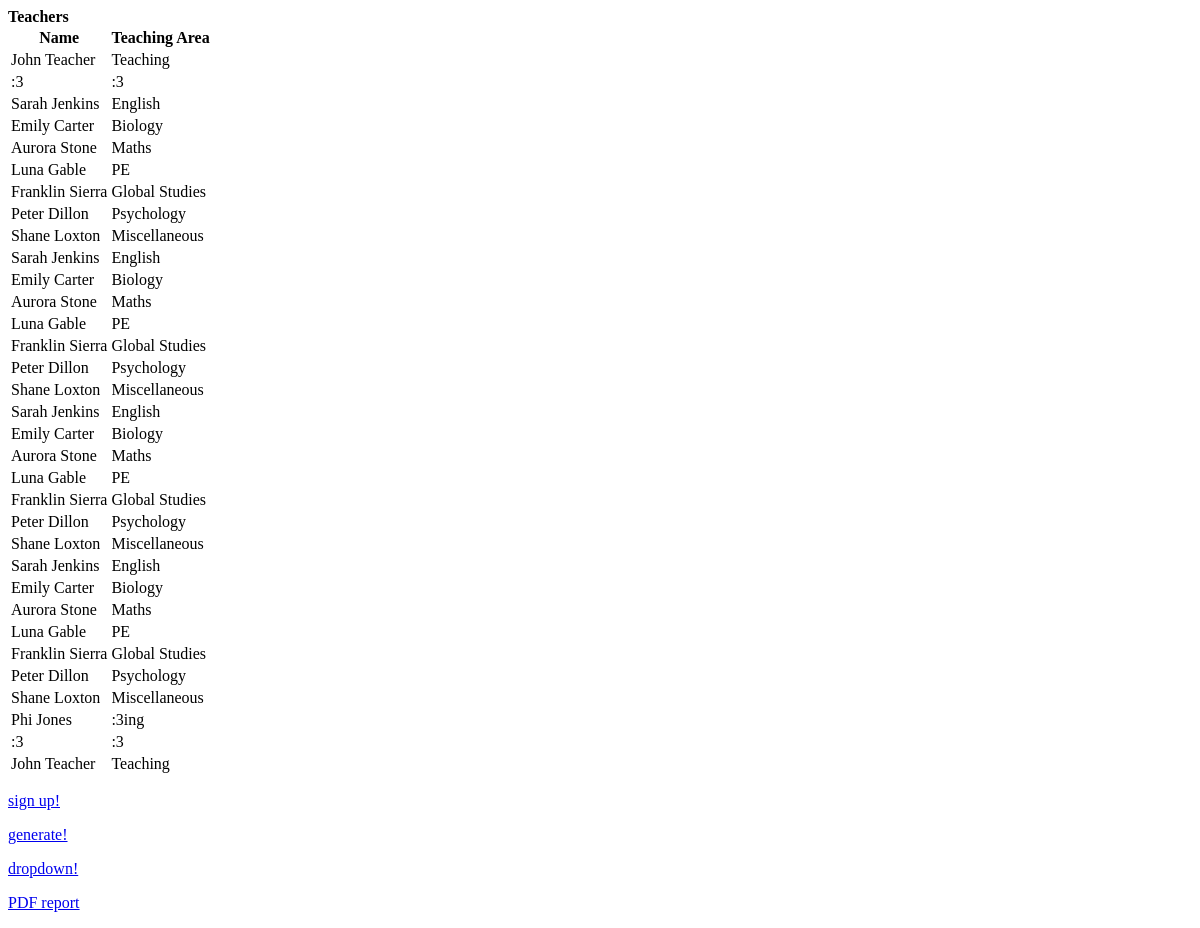
The app's page /, older data.
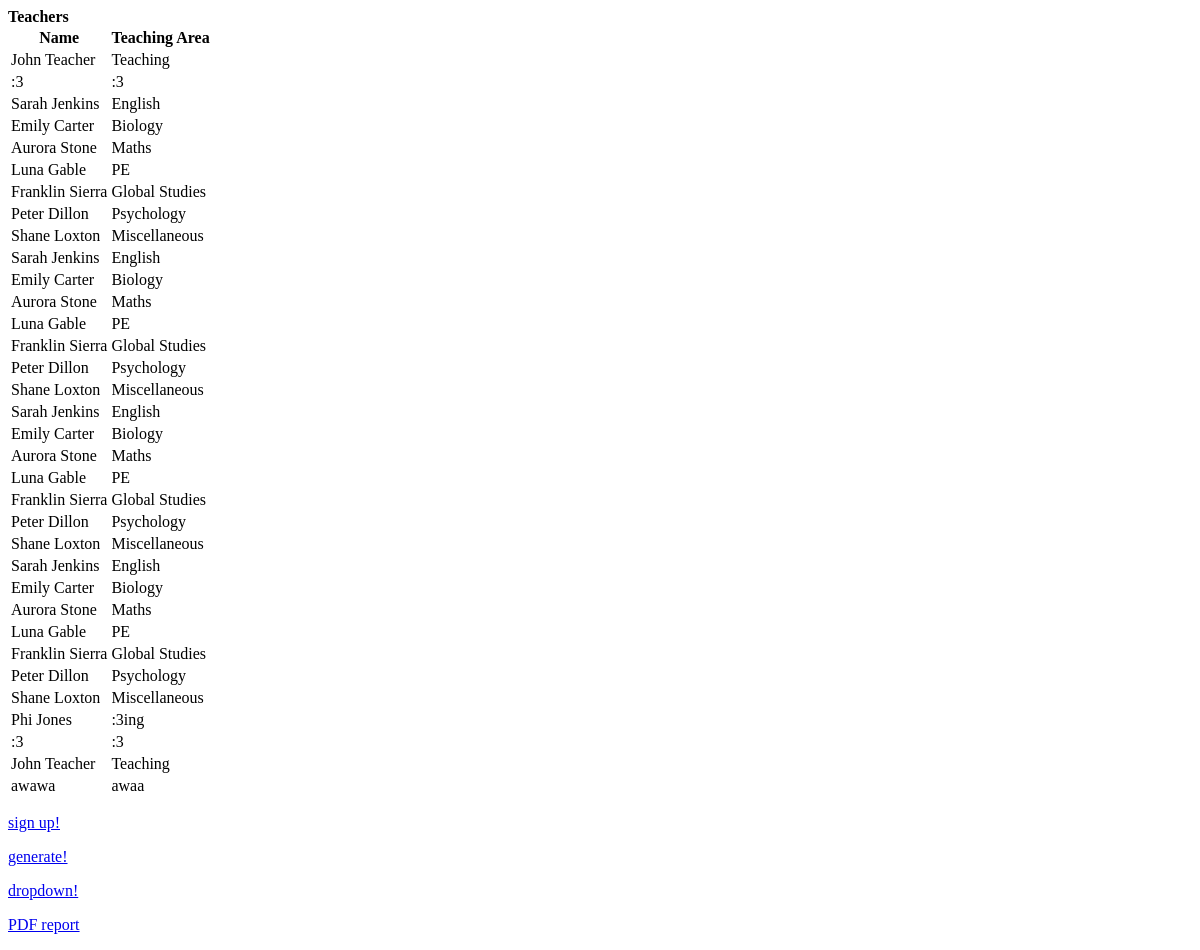
The same page, newer data.
### MyApp1/models.py (models this page shows, shortened)
class teacher(models.Model):
    Name = models.CharField(max_length=25)
    Area = models.CharField(max_length=30)

### MyApp1/views.py (the view)
# urls.py: re_path(r'^$', MyApp1.views.index, name = 'index'),
def index(request):
    teach = teacher.objects.all()
    return render(request, "MyApp1/index.html", {'content' : teach})

### MyApp1/templates/MyApp1/index.html
<html>
<head><title></title></head>
<body>
    <strong>Teachers</strong>
    {% if content %}
    <table>
        <tr>
            <th>Name</th>
            <th>Teaching Area</th>
        </tr>
        {% for teach in content %}
        <tr>
            <td>{{ teach.Name }}</td>
            <td>{{ teach.Area }}</td>
        </tr>
        {% endfor %}
    </table>
    {% else %}
    <strong>Data not found.</strong>
    {% endif %}
    <p><a href="/input">sign up!</a></p>
    <p><a href="/generate">generate!</a></p>
    <p><a href="/dropdown">dropdown!</a></p>
    <p><a href="{% url 'report'%}">PDF report</a></p>
</body>
</html>

Row changes from the older to the newer data that the page shows:
added teacher: Name "awawa", Area "awaa"
